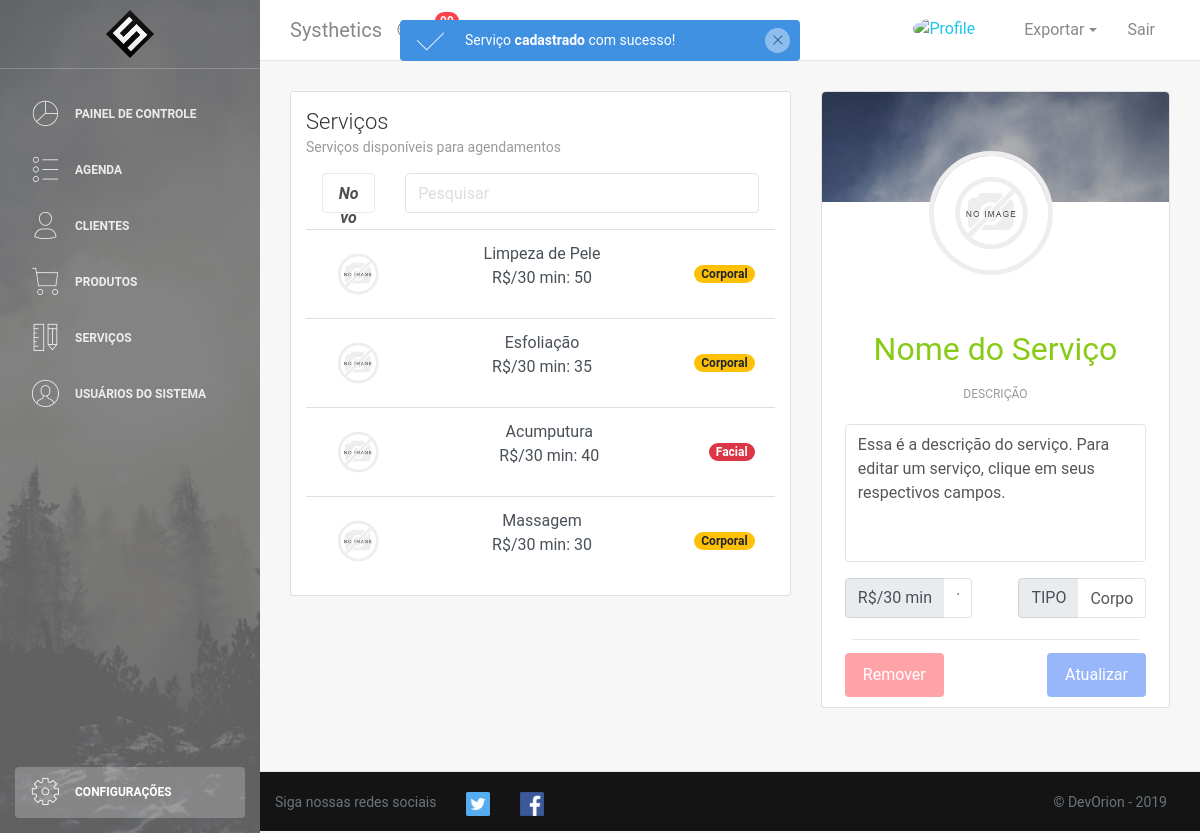
The page /servicos.php?msg=sucesso on the database its author committed.
### tables this page shows
CREATE TABLE IF NOT EXISTS Servico (
	id INT AUTO_INCREMENT UNIQUE,
	nome VARCHAR(128) NOT NULL,
	descricao VARCHAR(512),
	tipo VARCHAR(64),
	preco DOUBLE NOT NULL,
	foto VARCHAR(256) DEFAULT "img/produto/default.png",
	PRIMARY KEY(id)
);

### DAO/servicoDAO.php (called while the page is built, shortened)
<?php
    require("conn.php");
    class ServicoDAO{
        function listar($busca){
            $conexao = conectar();
            $busca = "%" . $busca . "%";
            $query = "SELECT * FROM servico WHERE UPPER(nome) LIKE UPPER(?);";
            $stmt = mysqli_prepare($conexao,$query);
            mysqli_stmt_bind_param($stmt,"s",$busca);
            $resultado = executar_SQL($conexao,$stmt);
            return lerResultado($resultado);
        }
    }
?>

### DAO/conn.php (called while the page is built, shortened)
<?php
if(!function_exists('executar_SQL')){
    function executar_SQL($conexao, $stmt){
        mysqli_stmt_execute($stmt) or die("Falha ao executar a consulta: " . $stmt->error);
        $resultado = mysqli_stmt_get_result($stmt);
        return $resultado;
    }
}
if(!function_exists('lerResultado')){
    function lerResultado($resultado){
        $arrayResultado = [];
        for($i=0;$i<mysqli_num_rows($resultado);$i++){
            $arrayResultado[$i] = mysqli_fetch_assoc($resultado);
        }
        return $arrayResultado;
    }
}
?>

### servicos.php (the view, shortened to what this page needs)
<!DOCTYPE html>
<html lang="pt-br">
<head>
    <link rel="stylesheet" href="https://maxcdn.bootstrapcdn.com/font-awesome/latest/css/font-awesome.min.css" />
    <link href="css/bootstrap.min.css" rel="stylesheet"/>
    <link href="css/light-bootstrap-dashboard.css" rel="stylesheet" />
    <link href="css/dashboard-style.css" rel="stylesheet" />
    <link href="css/user.css" rel="stylesheet" type="text/css" >
    <?php require "DAO/servicoDAO.php";
        $servicoDAO = new ServicoDAO();
        $busca = "";
        $servicos = $servicoDAO->listar($busca);
        if(isset($_GET['id'])){
            $servView = $servicoDAO->get($_GET['id']);
            if(!isset($servView)){
                header('location:servicos.php');
            }
        }
        else{
            $servView['id']=0;
            $servView['nome']='Nome do Serviço';
            $servView['descricao']='Essa é a descrição do serviço. Para editar um serviço, clique em seus respectivos campos.';
            $servView['foto']='img/servico/default.png';
            $servView['preco']=1.99;
            $servView['tipo']='Corporal';
        }
        if(isset($_GET['msg'])){
            switch($_GET['msg']){
                case "sucesso":
                    $mensagem = "Serviço <strong>cadastrado</strong> com sucesso!" ;
                    $icon = 'nc-icon nc-check-2';
                    $colortype = 'primary';
                    break;
            }
        }
    ?>
</head>
<body onload=" <?php if(isset($_GET['msg'])) { echo "demo.showNotification('top','center', '$mensagem', '$icon', '$colortype');"; } ?> ">
    <?php require_once "php/printMenu.php"?>
    <div class="main-panel">
        <?php require_once "php/printNavbar.php"?>
        <div class="content">
            <div class="container-fluid">
                <div class="row">
                    <div class="col-md-7">
                            <div class="card">
                                <div class="card-header">
                                    <h4 class="card-title">Serviços</h4>
                                    <p class="card-category">Serviços disponíveis para agendamentos</p>
                                </div>
                                <div class="card-body">
                                    <div class="row mb-3">
                                        <div class="col-2 ml-3" >
                                            <a class="btn btn-success form-control" role="button" data-toggle="modal" data-target="#modalCadastroServico">
                                                <i><strong> Novo</strong></i>
                                            </a>
                                        </div>
                                        <div class="col mr-3">
                                            <input class="form-control" type="search" name="search" placeholder="Pesquisar">
                                        </div>
                                    </div>
                                    <div class="list-group list-group-flush">
                                        <?php
                                        if(count($servicos) != 0){
                                            foreach($servicos as $servico){
                                                ?>
                                                <a href="servicos.php?id=<?php echo $servico['id'];?>" class="list-group-item text-center d-flex justify-content-between align-items-center list-group-item-action <?php if($servico['id'] == $servView['id']){ echo "active";}?>">
                                                    <img class="pic"src="<?php echo $servico['foto']; ?>" width="64" height="64">
                                                    <p class="text-center">
                                                        <?php echo $servico['nome']; ?><br>
                                                        <span> R$/30 min: <?php echo $servico['preco']; ?></span>
                                                    </p>
                                                    <span class="badge <?php if ($servico['tipo'] == "Facial") { echo 'badge-danger';}elseif($servico['tipo'] == "Corporal"){echo 'badge-warning';}else{ echo 'badge-success';}?> badge-pill"><?php echo $servico['tipo'];?></span>
                                                </a>
                                            <?php
                                            }
                                        }
                                        ?>
                                    </div>
                                </div>
                            </div>
                        </div>
                        <div class="col-md-5">
                            <div class="card card-user">
                                <div class="card-image">
                                    <img class="img-cover" src="img/banner.jpg" alt="...">
                                </div>
                                <div class="card-body">
                                    <div class="author">
                                        <form id="formImagem" name="formImagem" action="php/atualizarImagemServico.php" method="POST" enctype="multipart/form-data">
                                            <label for="imagem">
                                                <p class="mt-1">
                                                    <img class="avatar pic border-gray imgperfil" src="<?php echo $servView['foto'] ;?>" alt="profile">
                                                </p>
                                            </label>
                                        </form>
                                        <form id="formAtualizaServico" name="formAtualizaServico" action="php/atualizarServico.php" method="POST">
                                            <div class="row">
                                                <div class="col mx-2 ">
                                                  <input type="servicename" class="text-success form-control inpt borderless" id="nome" name="nome" value="<?php echo $servView['nome'] ;?>" required>
                                                </div>
                                              </div>
                                              <div class="row">
                                                <div class="col mx-2 text- mt-3">
                                                    <label for="descricao">Descrição</label>
                                                    <textarea class="form-control desc my-3" rows="5" name="descricao" id="descricao"><?php echo $servView['descricao'];?> </textarea>
                                                </div>
                                              </div>
                                                <div class="row">
                                                  <div class="col mx-2">
                                                        <div class="input-group mb-3">
                                                            <div class="input-group-prepend">
                                                                <span class="input-group-text" id="basic-addon1">R$/30 min</span>
                                                            </div>
                                                            <input name="preco" id="preco" type="price" class="form-control" placeholder="2019,99" value="<?php echo $servView['preco'] ;?>">
                                                        </div>
                                                  </div>
                                                  <div class="col mx-2">
                                                      <div class="input-group mb-3">
                                                            <div class="input-group-prepend">
                                                                <span class="input-group-text" id="basic-addon1">TIPO</span>
                                                            </div>
                                                            <input name="tipo" id="tipo" type="text" class="form-control" value="<?php echo $servView['tipo'] ;?>">
                                                        </div>
                                                  </div>
                                                </div>
                                                <hr>
                                                <button type="button" class="btn btn-danger btn-fill pull-left mx-2 mt-2" onclick='showAlert("<?php  echo $servView['nome'] ?>","<?php  echo $servView['id'] ?>","remover")' <?php if($servView['id']==0){ echo 'disabled';}?>>Remover</button>
                                                <button type="submit" class="btn btn-primary btn-fill pull-right mx-2 mt-2" <?php if($servView['id']==0){ echo 'disabled';}?>>Atualizar</button>
                                        </form>
                                    </div>
                                </div>
                            </div>
                        </div>
                </div>
        </div>
        </div>
        <?php require_once "php/printFooter.php"?>
        </div>
        </div>
</body>
</html>

### css/dashboard-style.css (style rules this page uses)
.img-cover { object-fit: cover; }

### css/user.css (style rules this page uses)
.pic { object-fit: cover; cursor: pointer; }
.borderless { border: none !important; background: transparent !important; font-size: 32px; text-align: center; }
.desc { resize: none; }

### rows shown on the page
servico: foto (placeholder picture), nome "Limpeza de Pele", preco "50", tipo "Corporal"
servico: foto (placeholder picture), nome "Esfoliação", preco "35", tipo "Corporal"
servico: foto (placeholder picture), nome "Acumputura", preco "40", tipo "Facial"
servico: foto (placeholder picture), nome "Massagem", preco "30", tipo "Corporal"
